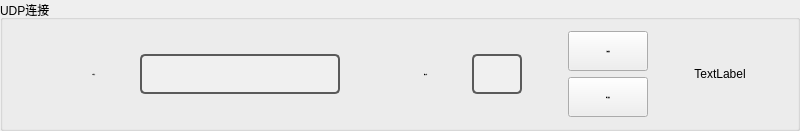
       <widget class="QGroupBox" name="groupBox_9">
        <property name="title">
         <string>UDP连接</string>
        </property>
        <layout class="QGridLayout" name="gridLayout_5">
         <item row="0" column="0">
          <spacer name="horizontalSpacer_21">
           <property name="orientation">
            <enum>Qt::Horizontal</enum>
           </property>
           <property name="sizeHint" stdset="0">
            <size>
             <width>40</width>
             <height>20</height>
            </size>
           </property>
          </spacer>
         </item>
         <item row="0" column="6">
          <spacer name="horizontalSpacer_3">
           <property name="orientation">
            <enum>Qt::Horizontal</enum>
           </property>
           <property name="sizeHint" stdset="0">
            <size>
             <width>40</width>
             <height>20</height>
            </size>
           </property>
          </spacer>
         </item>
         <item row="0" column="4">
          <widget class="QLabel" name="label_2">
           <property name="minimumSize">
            <size>
             <width>80</width>
             <height>40</height>
            </size>
           </property>
           <property name="maximumSize">
            <size>
             <width>16777215</width>
             <height>40</height>
            </size>
           </property>
           <property name="font">
            <font>
             <family>Arial</family>
             <pointsize>-1</pointsize>
             <weight>75</weight>
             <bold>true</bold>
            </font>
           </property>
           <property name="text">
            <string>端口号：</string>
           </property>
           <property name="alignment">
            <set>Qt::AlignCenter</set>
           </property>
          </widget>
         </item>
         <item row="0" column="9">
          <layout class="QVBoxLayout" name="verticalLayout_3">
           <item>
            <widget class="QLabel" name="signal">
             <property name="text">
              <string>TextLabel</string>
             </property>
             <property name="alignment">
              <set>Qt::AlignCenter</set>
             </property>
            </widget>
           </item>
          </layout>
         </item>
         <item row="0" column="2">
          <widget class="QLineEdit" name="IPtextBox">
           <property name="minimumSize">
            <size>
             <width>200</width>
             <height>40</height>
            </size>
           </property>
           <property name="font">
            <font>
             <family>Arial</family>
             <pointsize>-1</pointsize>
             <weight>75</weight>
             <italic>false</italic>
             <bold>true</bold>
            </font>
           </property>
           <property name="styleSheet">
            <string notr="true">QLineEdit {
    border: 2px solid #5A5A5A; /* 边框颜色 */
    border-radius: 5px; /* 边框圆角 */
    background-color: #F0F0F0; /* 背景色 */
    color: #000; /* 字体颜色 */
    padding: 5px; /* 内边距 */
}

QLineEdit:focus {
    border-color: #3D7848; /* 聚焦时边框颜色 */
}

QLineEdit:disabled {
    background-color: #ECECEC; /* 禁用状态的背景色 */
    color: #A0A0A0; /* 禁用状态的字体颜色 */
}
</string>
           </property>
           <property name="alignment">
            <set>Qt::AlignCenter</set>
           </property>
          </widget>
         </item>
         <item row="0" column="8">
          <spacer name="horizontalSpacer_23">
           <property name="orientation">
            <enum>Qt::Horizontal</enum>
           </property>
           <property name="sizeHint" stdset="0">
            <size>
             <width>40</width>
             <height>20</height>
            </size>
           </property>
          </spacer>
         </item>
         <item row="0" column="3">
          <spacer name="horizontalSpacer_22">
           <property name="orientation">
            <enum>Qt::Horizontal</enum>
           </property>
           <property name="sizeHint" stdset="0">
            <size>
             <width>40</width>
             <height>20</height>
            </size>
           </property>
          </spacer>
         </item>
         <item row="0" column="5">
          <widget class="QLineEdit" name="PorttextBox">
           <property name="minimumSize">
            <size>
             <width>50</width>
             <height>40</height>
            </size>
           </property>
           <property name="maximumSize">
            <size>
             <width>100</width>
             <height>16777215</height>
            </size>
           </property>
           <property name="font">
            <font>
             <family>Arial</family>
             <pointsize>-1</pointsize>
             <weight>75</weight>
             <bold>true</bold>
            </font>
           </property>
           <property name="styleSheet">
            <string notr="true">QLineEdit {
    border: 2px solid #5A5A5A; /* 边框颜色 */
    border-radius: 5px; /* 边框圆角 */
    background-color: #F0F0F0; /* 背景色 */
    color: #000; /* 字体颜色 */
    padding: 5px; /* 内边距 */
}

QLineEdit:focus {
    border-color: #3D7848; /* 聚焦时边框颜色 */
}

QLineEdit:disabled {
    background-color: #ECECEC; /* 禁用状态的背景色 */
    color: #A0A0A0; /* 禁用状态的字体颜色 */
}
</string>
           </property>
           <property name="alignment">
            <set>Qt::AlignCenter</set>
           </property>
          </widget>
         </item>
         <item row="0" column="10">
          <spacer name="horizontalSpacer_20">
           <property name="orientation">
            <enum>Qt::Horizontal</enum>
           </property>
           <property name="sizeHint" stdset="0">
            <size>
             <width>40</width>
             <height>20</height>
            </size>
           </property>
          </spacer>
         </item>
         <item row="0" column="1">
          <widget class="QLabel" name="label">
           <property name="minimumSize">
            <size>
             <width>80</width>
             <height>40</height>
            </size>
           </property>
           <property name="maximumSize">
            <size>
             <width>16777215</width>
             <height>40</height>
            </size>
           </property>
           <property name="font">
            <font>
             <family>Arial</family>
             <pointsize>-1</pointsize>
             <weight>75</weight>
             <bold>true</bold>
            </font>
           </property>
           <property name="styleSheet">
            <string notr="true"/>
           </property>
           <property name="text">
            <string>IP地址：</string>
           </property>
           <property name="alignment">
            <set>Qt::AlignCenter</set>
           </property>
          </widget>
         </item>
         <item row="0" column="7">
          <layout class="QVBoxLayout" name="verticalLayout_2">
           <item>
            <widget class="QPushButton" name="Connection_button">
             <property name="minimumSize">
              <size>
               <width>80</width>
               <height>40</height>
              </size>
             </property>
             <property name="font">
              <font>
               <family>Arial</family>
               <pointsize>-1</pointsize>
               <weight>75</weight>
               <bold>true</bold>
              </font>
             </property>
             <property name="styleSheet">
              <string notr="true"/>
             </property>
             <property name="text">
              <string>开始连接</string>
             </property>
             <property name="icon">
              <iconset>
               <normaloff>Icon/Udpconnect.png</normaloff>Icon/Udpconnect.png</iconset>
             </property>
            </widget>
           </item>
           <item>
            <widget class="QPushButton" name="Disconnection_button">
             <property name="minimumSize">
              <size>
               <width>80</width>
               <height>40</height>
              </size>
             </property>
             <property name="font">
              <font>
               <family>Arial</family>
               <pointsize>-1</pointsize>
               <weight>75</weight>
               <bold>true</bold>
              </font>
             </property>
             <property name="text">
              <string>断开连接</string>
             </property>
             <property name="icon">
              <iconset>
               <normaloff>Icon/Udpdisconnect.png</normaloff>Icon/Udpdisconnect.png</iconset>
             </property>
            </widget>
           </item>
          </layout>
         </item>
        </layout>
       </widget>
